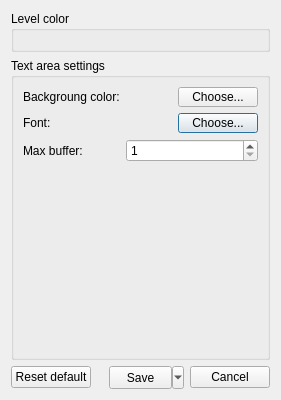
<?xml version="1.0" encoding="UTF-8"?>
<ui version="4.0">
 <class>HbLogConfigDialog</class>
 <widget class="QDialog" name="HbLogConfigDialog">
  <property name="geometry">
   <rect>
    <x>0</x>
    <y>0</y>
    <width>281</width>
    <height>400</height>
   </rect>
  </property>
  <property name="minimumSize">
   <size>
    <width>250</width>
    <height>400</height>
   </size>
  </property>
  <property name="windowTitle">
   <string>Configure</string>
  </property>
  <layout class="QVBoxLayout" name="verticalLayout_3">
   <item>
    <widget class="QGroupBox" name="groupBox">
     <property name="title">
      <string>Level color</string>
     </property>
     <layout class="QVBoxLayout" name="verticalLayout">
      <item>
       <layout class="QFormLayout" name="qfl_colors"/>
      </item>
     </layout>
    </widget>
   </item>
   <item>
    <widget class="QGroupBox" name="groupBox_2">
     <property name="title">
      <string>Text area settings</string>
     </property>
     <layout class="QVBoxLayout" name="verticalLayout_2">
      <item>
       <layout class="QFormLayout" name="formLayout_2">
        <item row="1" column="0">
         <widget class="QLabel" name="label_8">
          <property name="text">
           <string>Font:</string>
          </property>
         </widget>
        </item>
        <item row="1" column="1">
         <layout class="QHBoxLayout" name="horizontalLayout_8">
          <item>
           <spacer name="horizontalSpacer_9">
            <property name="orientation">
             <enum>Qt::Horizontal</enum>
            </property>
            <property name="sizeHint" stdset="0">
             <size>
              <width>40</width>
              <height>20</height>
             </size>
            </property>
           </spacer>
          </item>
          <item>
           <widget class="QPushButton" name="qpb_font">
            <property name="maximumSize">
             <size>
              <width>16777215</width>
              <height>20</height>
             </size>
            </property>
            <property name="text">
             <string>Choose...</string>
            </property>
           </widget>
          </item>
         </layout>
        </item>
        <item row="0" column="0">
         <widget class="QLabel" name="label_9">
          <property name="text">
           <string>Backgroung color:</string>
          </property>
         </widget>
        </item>
        <item row="0" column="1">
         <layout class="QHBoxLayout" name="horizontalLayout_9">
          <item>
           <spacer name="horizontalSpacer_10">
            <property name="orientation">
             <enum>Qt::Horizontal</enum>
            </property>
            <property name="sizeHint" stdset="0">
             <size>
              <width>40</width>
              <height>20</height>
             </size>
            </property>
           </spacer>
          </item>
          <item>
           <widget class="QPushButton" name="qpb_bck_color">
            <property name="maximumSize">
             <size>
              <width>16777215</width>
              <height>20</height>
             </size>
            </property>
            <property name="text">
             <string>Choose...</string>
            </property>
           </widget>
          </item>
         </layout>
        </item>
        <item row="2" column="0">
         <widget class="QLabel" name="label_10">
          <property name="text">
           <string>Max buffer:</string>
          </property>
         </widget>
        </item>
        <item row="2" column="1">
         <widget class="QSpinBox" name="qsb_buffer">
          <property name="minimum">
           <number>1</number>
          </property>
          <property name="maximum">
           <number>9999</number>
          </property>
         </widget>
        </item>
       </layout>
      </item>
      <item>
       <spacer name="verticalSpacer">
        <property name="orientation">
         <enum>Qt::Vertical</enum>
        </property>
        <property name="sizeHint" stdset="0">
         <size>
          <width>20</width>
          <height>40</height>
         </size>
        </property>
       </spacer>
      </item>
     </layout>
    </widget>
   </item>
   <item>
    <layout class="QHBoxLayout" name="horizontalLayout">
     <item>
      <widget class="QPushButton" name="qpb_reset">
       <property name="text">
        <string>Reset default</string>
       </property>
      </widget>
     </item>
     <item>
      <spacer name="horizontalSpacer">
       <property name="orientation">
        <enum>Qt::Horizontal</enum>
       </property>
       <property name="sizeHint" stdset="0">
        <size>
         <width>40</width>
         <height>20</height>
        </size>
       </property>
      </spacer>
     </item>
     <item>
      <widget class="QToolButton" name="qtb_save">
       <property name="minimumSize">
        <size>
         <width>75</width>
         <height>23</height>
        </size>
       </property>
       <property name="text">
        <string>Save</string>
       </property>
       <property name="popupMode">
        <enum>QToolButton::MenuButtonPopup</enum>
       </property>
      </widget>
     </item>
     <item>
      <widget class="QPushButton" name="qpb_cancel">
       <property name="text">
        <string>Cancel</string>
       </property>
      </widget>
     </item>
    </layout>
   </item>
  </layout>
 </widget>
 <resources/>
 <connections/>
</ui>
